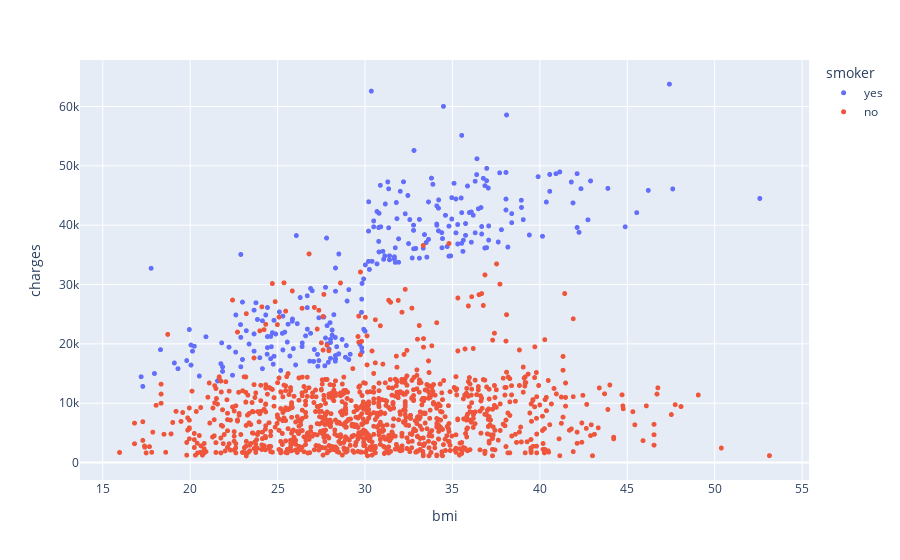

The notebook cell this image was saved under:
### Markdown cell above
We can see three "clusters" of points, each of which seems to form a line with an increasing slope:  

1. The first and the largest cluster consists primary of presumably "healthy non-smokers" who have   

relatively low medical charges compared to others  

2. The second cluster contains a mix of smokers and non-smokers. It's possible that these are  

 actually two distinct but overlapping clusters: "non-smokers with medical issues" and  

"smokers without major medical issues".  

3. The final cluster consists exclusively of smokers, presumably smokers with major medical issues   

that are possibly related to or worsened by smoking.  

if you click on yes then yes turns off and we can see non-smokers data only , in that also there are 

some people with high charges it may due to genetic issue, major accidents etc.

now we can check the relation between BMI and charges using a scatter plot with smoker colour.

### Code cell
fig=px.scatter(df,x='bmi',y='charges',color='smoker',hover_data=['sex'])
fig.update_traces(marker_size=5)
fig.show()

### Figure 1 — Plotly figure (JSON) as saved in the notebook; plotly's stock layout.template omitted (floating-point values rounded to 4 significant figures; data arrays with more than 128 entries replaced by an {"elided": "..."} marker saying what was removed)
{"data": [{"customdata": {"elided": "274x1 str values"}, "hovertemplate": "smoker=yes<br>bmi=%{x}<br>charges=%{y}<br>sex=%{customdata[0]}<extra></extra>", "legendgroup": "yes", "marker": {"color": "#636efa", "size": 5, "symbol": "circle"}, "mode": "markers", "name": "yes", "showlegend": true, "type": "scattergl", "x": {"elided": "274 float values"}, "xaxis": "x", "y": {"elided": "274 float values"}, "yaxis": "y"}, {"customdata": {"elided": "1064x1 str values"}, "hovertemplate": "smoker=no<br>bmi=%{x}<br>charges=%{y}<br>sex=%{customdata[0]}<extra></extra>", "legendgroup": "no", "marker": {"color": "#EF553B", "size": 5, "symbol": "circle"}, "mode": "markers", "name": "no", "showlegend": true, "type": "scattergl", "x": {"elided": "1064 float values"}, "xaxis": "x", "y": {"elided": "1064 float values"}, "yaxis": "y"}], "layout": {"legend": {"title": {"text": "smoker"}, "tracegroupgap": 0}, "margin": {"t": 60}, "xaxis": {"anchor": "y", "domain": [0, 1], "title": {"text": "bmi"}}, "yaxis": {"anchor": "x", "domain": [0, 1], "title": {"text": "charges"}}}}
